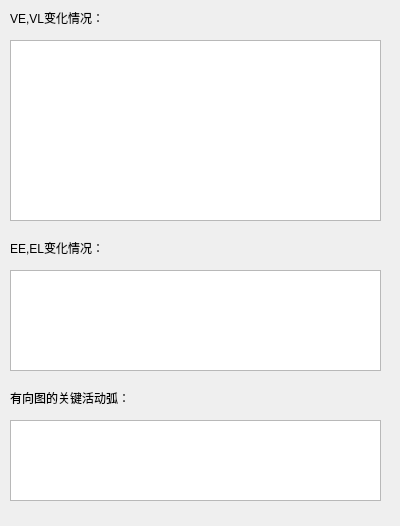
<?xml version="1.0" encoding="UTF-8"?>
<ui version="4.0">
 <class>Dialog_CriticalPath</class>
 <widget class="QDialog" name="Dialog_CriticalPath">
  <property name="geometry">
   <rect>
    <x>0</x>
    <y>0</y>
    <width>400</width>
    <height>526</height>
   </rect>
  </property>
  <property name="windowTitle">
   <string>关键路径</string>
  </property>
  <widget class="QPlainTextEdit" name="plainTextEdit">
   <property name="geometry">
    <rect>
     <x>10</x>
     <y>40</y>
     <width>371</width>
     <height>181</height>
    </rect>
   </property>
  </widget>
  <widget class="QLabel" name="label">
   <property name="geometry">
    <rect>
     <x>10</x>
     <y>10</y>
     <width>111</width>
     <height>16</height>
    </rect>
   </property>
   <property name="text">
    <string>VE,VL变化情况：</string>
   </property>
  </widget>
  <widget class="QLabel" name="label_2">
   <property name="geometry">
    <rect>
     <x>10</x>
     <y>240</y>
     <width>111</width>
     <height>16</height>
    </rect>
   </property>
   <property name="text">
    <string>EE,EL变化情况：</string>
   </property>
  </widget>
  <widget class="QPlainTextEdit" name="plainTextEdit_2">
   <property name="geometry">
    <rect>
     <x>10</x>
     <y>270</y>
     <width>371</width>
     <height>101</height>
    </rect>
   </property>
  </widget>
  <widget class="QLabel" name="label_3">
   <property name="geometry">
    <rect>
     <x>10</x>
     <y>390</y>
     <width>151</width>
     <height>16</height>
    </rect>
   </property>
   <property name="text">
    <string>有向图的关键活动弧：</string>
   </property>
  </widget>
  <widget class="QPlainTextEdit" name="plainTextEdit_3">
   <property name="geometry">
    <rect>
     <x>10</x>
     <y>420</y>
     <width>371</width>
     <height>81</height>
    </rect>
   </property>
  </widget>
 </widget>
 <resources/>
 <connections/>
</ui>
